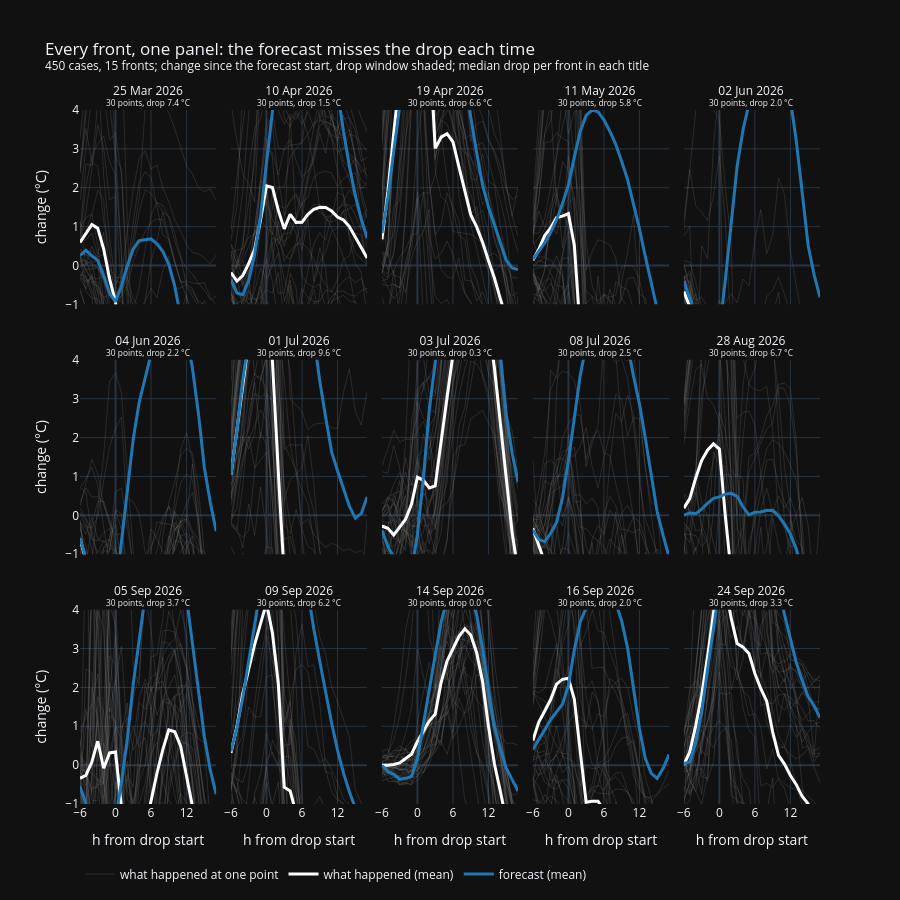

The notebook cell this image was saved under:
### Markdown cell above
### Front by front

One panel per front (in date order), temperature only (setup A; the other setups look almost the same).
Thin grey lines = what happened at each point of that front, white = their mean, blue = the mean forecast.
Same change-since-forecast-start scale in every panel, so fronts of different strength can be compared.

### Code cell
fronts_sorted = sorted(cases.front.unique())
ncol = 5
nrow = int(np.ceil(len(fronts_sorted) / ncol))
fig = make_subplots(rows=nrow, cols=ncol, shared_xaxes=True, shared_yaxes=True, horizontal_spacing=0.02, vertical_spacing=0.08,
                    subplot_titles=[f"{pd.Timestamp(f):%d %b %Y}" for f in fronts_sorted])
for n, f in enumerate(fronts_sorted):
    r, c = n // ncol + 1, n % ncol + 1
    m = (cases.front == f).to_numpy()
    tr, fa = truth[m] - last[m], fc["A"][m, 4] - last[m]
    fig.add_vrect(x0=0, x1=6, fillcolor="#1f77b4", opacity=0.07, line_width=0, row=r, col=c)
    xs = np.r_[np.tile(np.r_[x, np.nan], m.sum())]
    fig.add_trace(go.Scatter(x=xs, y=np.c_[tr, np.full(m.sum(), np.nan)].ravel(), mode="lines",
                             line={"color": "rgba(120,120,120,0.25)", "width": 1}, hoverinfo="skip", showlegend=n == 0,
                             name="what happened at one point"), row=r, col=c)
    fig.add_trace(go.Scatter(x=x, y=tr.mean(0), mode="lines", line={"color": "white", "width": 3}, showlegend=n == 0,
                             name="what happened (mean)", hovertemplate="%{x:+d} h: %{y:+.1f} °C<extra>what happened</extra>"), row=r, col=c)
    fig.add_trace(go.Scatter(x=x, y=fa.mean(0), mode="lines", line={"color": "#1f77b4", "width": 3}, showlegend=n == 0,
                             name="forecast (mean)", hovertemplate="%{x:+d} h: %{y:+.1f} °C<extra>forecast</extra>"), row=r, col=c)
    fig.layout.annotations[n].text = f"{pd.Timestamp(f):%d %b %Y}<br><sup>{m.sum()} points, drop {np.median(real_drop[m]):.1f} °C</sup>"
fig.update_xaxes(dtick=6, range=[x[0], x[-1]])
fig.update_xaxes(title_text="h from drop start", row=nrow)
fig.update_yaxes(title_text="change (°C)", col=1)
fig.update_annotations(font={"size": 12})
fig.update_layout(height=260 * nrow + 120, template="plotly_dark", legend={"orientation": "h", "y": -0.08},
                  title=f"Every front, one panel: the forecast misses the drop each time<br><sup>{len(cases)} cases, {len(fronts_sorted)} fronts; "
                        "change since the forecast start, drop window shaded; median drop per front in each title</sup>",
                  margin={"t": 110})
fig.write_html(FIG / "exp3_fronts_small_multiples.html", include_plotlyjs="cdn")
fig.show()

### Figure 1 — Plotly figure (JSON) as saved in the notebook; plotly's stock layout.template omitted (floating-point values rounded to 4 significant figures; data arrays with more than 128 entries replaced by an {"elided": "..."} marker saying what was removed)
{"data": [{"hoverinfo": "skip", "line": {"color": "rgba(120,120,120,0.25)", "width": 1}, "mode": "lines", "name": "what happened at one point", "showlegend": true, "type": "scatter", "x": {"elided": "750 float values"}, "xaxis": "x", "y": {"elided": "750 float values"}, "yaxis": "y"}, {"hovertemplate": "%{x:+d} h: %{y:+.1f} °C<extra>what happened</extra>", "line": {"color": "white", "width": 3}, "mode": "lines", "name": "what happened (mean)", "showlegend": true, "type": "scatter", "x": [-6, -5, -4, -3, -2, -1, 0, 1, 2, 3, 4, 5, 6, 7, 8, 9, 10, 11, 12, 13, 14, 15, 16, 17], "xaxis": "x", "y": [0.5903, 0.8167, 1.05, 0.955, 0.4223, -0.346, -0.942, -2.218, -3.909, -5.285, -5.44, -5.404, -5.453, -5.52, -5.612, -5.915, -6.234, -6.515, -6.725, -6.817, -6.885, -6.959, -6.983, -7.067], "yaxis": "y"}, {"hovertemplate": "%{x:+d} h: %{y:+.1f} °C<extra>forecast</extra>", "line": {"color": "#1f77b4", "width": 3}, "mode": "lines", "name": "forecast (mean)", "showlegend": true, "type": "scatter", "x": [-6, -5, -4, -3, -2, -1, 0, 1, 2, 3, 4, 5, 6, 7, 8, 9, 10, 11, 12, 13, 14, 15, 16, 17], "xaxis": "x", "y": [0.2581, 0.3898, 0.2499, 0.1297, -0.2673, -0.7116, -0.9353, -0.5289, -0.005469, 0.4297, 0.6384, 0.6697, 0.6832, 0.5555, 0.3579, 0.02556, -0.5332, -1.325, -1.905, -2.068, -1.895, -1.677, -1.283, -1.058], "yaxis": "y"}, {"hoverinfo": "skip", "line": {"color": "rgba(120,120,120,0.25)", "width": 1}, "mode": "lines", "name": "what happened at one point", "showlegend": false, "type": "scatter", "x": {"elided": "750 float values"}, "xaxis": "x2", "y": {"elided": "750 float values"}, "yaxis": "y2"}, {"hovertemplate": "%{x:+d} h: %{y:+.1f} °C<extra>what happened</extra>", "line": {"color": "white", "width": 3}, "mode": "lines", "name": "what happened (mean)", "showlegend": false, "type": "scatter", "x": [-6, -5, -4, -3, -2, -1, 0, 1, 2, 3, 4, 5, 6, 7, 8, 9, 10, 11, 12, 13, 14, 15, 16, 17], "xaxis": "x2", "y": [-0.1813, -0.4017, -0.258, 0.05067, 0.418, 1.18, 2.046, 2.007, 1.415, 0.941, 1.317, 1.109, 1.112, 1.314, 1.447, 1.497, 1.494, 1.401, 1.247, 1.171, 1.001, 0.7307, 0.4353, 0.1937], "yaxis": "y2"}, {"hovertemplate": "%{x:+d} h: %{y:+.1f} °C<extra>forecast</extra>", "line": {"color": "#1f77b4", "width": 3}, "mode": "lines", "name": "forecast (mean)", "showlegend": false, "type": "scatter", "x": [-6, -5, -4, -3, -2, -1, 0, 1, 2, 3, 4, 5, 6, 7, 8, 9, 10, 11, 12, 13, 14, 15, 16, 17], "xaxis": "x2", "y": [-0.3593, -0.7065, -0.7532, -0.3844, 0.2883, 1.277, 2.639, 4.418, 6.123, 7.484, 8.512, 9.203, 9.542, 9.444, 8.919, 8.057, 7.046, 5.793, 4.497, 3.455, 2.559, 1.801, 1.197, 0.7082], "yaxis": "y2"}, {"hoverinfo": "skip", "line": {"color": "rgba(120,120,120,0.25)", "width": 1}, "mode": "lines", "name": "what happened at one point", "showlegend": false, "type": "scatter", "x": {"elided": "750 float values"}, "xaxis": "x3", "y": {"elided": "750 float values"}, "yaxis": "y3"}, {"hovertemplate": "%{x:+d} h: %{y:+.1f} °C<extra>what happened</extra>", "line": {"color": "white", "width": 3}, "mode": "lines", "name": "what happened (mean)", "showlegend": false, "type": "scatter", "x": [-6, -5, -4, -3, -2, -1, 0, 1, 2, 3, 4, 5, 6, 7, 8, 9, 10, 11, 12, 13, 14, 15, 16, 17], "xaxis": "x3", "y": [0.671, 1.893, 3.41, 4.942, 6.571, 7.871, 8.981, 8.356, 5.902, 3.014, 3.301, 3.389, 3.179, 2.545, 1.896, 1.306, 0.9903, 0.5983, 0.1227, -0.3227, -0.8523, -1.377, -1.862, -2.041], "yaxis": "y3"}, {"hovertemplate": "%{x:+d} h: %{y:+.1f} °C<extra>forecast</extra>", "line": {"color": "#1f77b4", "width": 3}, "mode": "lines", "name": "forecast (mean)", "showlegend": false, "type": "scatter", "x": [-6, -5, -4, -3, -2, -1, 0, 1, 2, 3, 4, 5, 6, 7, 8, 9, 10, 11, 12, 13, 14, 15, 16, 17], "xaxis": "x3", "y": [0.83, 1.735, 2.943, 4.349, 5.663, 6.88, 7.892, 8.662, 9.128, 9.294, 9.024, 8.353, 7.329, 6.084, 4.898, 3.819, 2.899, 2.075, 1.502, 1.052, 0.5953, 0.1361, -0.06129, -0.1069], "yaxis": "y3"}, {"hoverinfo": "skip", "line": {"color": "rgba(120,120,120,0.25)", "width": 1}, "mode": "lines", "name": "what happened at one point", "showlegend": false, "type": "scatter", "x": {"elided": "750 float values"}, "xaxis": "x4", "y": {"elided": "750 float values"}, "yaxis": "y4"}, {"hovertemplate": "%{x:+d} h: %{y:+.1f} °C<extra>what happened</extra>", "line": {"color": "white", "width": 3}, "mode": "lines", "name": "what happened (mean)", "showlegend": false, "type": "scatter", "x": [-6, -5, -4, -3, -2, -1, 0, 1, 2, 3, 4, 5, 6, 7, 8, 9, 10, 11, 12, 13, 14, 15, 16, 17], "xaxis": "x4", "y": [0.1357, 0.4173, 0.769, 0.9637, 1.23, 1.27, 1.334, 0.5167, -1.682, -3.496, -3.35, -3.451, -3.493, -3.44, -3.243, -3.115, -3.096, -3.23, -3.801, -4.426, -5.158, -6.091, -6.689, -7.207], "yaxis": "y4"}, {"hovertemplate": "%{x:+d} h: %{y:+.1f} °C<extra>forecast</extra>", "line": {"color": "#1f77b4", "width": 3}, "mode": "lines", "name": "forecast (mean)", "showlegend": false, "type": "scatter", "x": [-6, -5, -4, -3, -2, -1, 0, 1, 2, 3, 4, 5, 6, 7, 8, 9, 10, 11, 12, 13, 14, 15, 16, 17], "xaxis": "x4", "y": [0.1567, 0.3681, 0.5786, 0.8511, 1.172, 1.593, 2.066, 2.787, 3.456, 3.86, 3.997, 3.953, 3.746, 3.454, 3.117, 2.676, 2.21, 1.57, 0.944, 0.2241, -0.4547, -1.131, -1.388, -1.464], "yaxis": "y4"}, {"hoverinfo": "skip", "line": {"color": "rgba(120,120,120,0.25)", "width": 1}, "mode": "lines", "name": "what happened at one point", "showlegend": false, "type": "scatter", "x": {"elided": "750 float values"}, "xaxis": "x5", "y": {"elided": "750 float values"}, "yaxis": "y5"}, {"hovertemplate": "%{x:+d} h: %{y:+.1f} °C<extra>what happened</extra>", "line": {"color": "white", "width": 3}, "mode": "lines", "name": "what happened (mean)", "showlegend": false, "type": "scatter", "x": [-6, -5, -4, -3, -2, -1, 0, 1, 2, 3, 4, 5, 6, 7, 8, 9, 10, 11, 12, 13, 14, 15, 16, 17], "xaxis": "x5", "y": [-0.67, -1.056, -1.704, -2.029, -2.343, -2.438, -2.48, -3.307, -3.931, -4.675, -4.664, -4.46, -4.352, -3.939, -3.635, -3.307, -3.087, -3.301, -3.539, -3.678, -4.205, -4.713, -5.115, -5.459], "yaxis": "y5"}, {"hovertemplate": "%{x:+d} h: %{y:+.1f} °C<extra>forecast</extra>", "line": {"color": "#1f77b4", "width": 3}, "mode": "lines", "name": "forecast (mean)", "showlegend": false, "type": "scatter", "x": [-6, -5, -4, -3, -2, -1, 0, 1, 2, 3, 4, 5, 6, 7, 8, 9, 10, 11, 12, 13, 14, 15, 16, 17], "xaxis": "x5", "y": [-0.4123, -0.8216, -1.212, -1.639, -2.149, -2.327, -1.703, -0.3848, 1.165, 2.552, 3.493, 4.175, 4.825, 5.176, 5.436, 5.575, 5.415, 4.952, 4.279, 3.193, 1.863, 0.5072, -0.2368, -0.8197], "yaxis": "y5"}, {"hoverinfo": "skip", "line": {"color": "rgba(120,120,120,0.25)", "width": 1}, "mode": "lines", "name": "what happened at one point", "showlegend": false, "type": "scatter", "x": {"elided": "750 float values"}, "xaxis": "x6", "y": {"elided": "750 float values"}, "yaxis": "y6"}, {"hovertemplate": "%{x:+d} h: %{y:+.1f} °C<extra>what happened</extra>", "line": {"color": "white", "width": 3}, "mode": "lines", "name": "what happened (mean)", "showlegend": false, "type": "scatter", "x": [-6, -5, -4, -3, -2, -1, 0, 1, 2, 3, 4, 5, 6, 7, 8, 9, 10, 11, 12, 13, 14, 15, 16, 17], "xaxis": "x6", "y": [-0.6057, -1.152, -1.449, -1.759, -1.897, -2.076, -2.204, -2.766, -3.568, -4.312, -4.344, -4.298, -4.044, -3.718, -3.342, -2.785, -2.326, -2.053, -1.981, -2.131, -2.662, -3.438, -4.06, -4.514], "yaxis": "y6"}, {"hovertemplate": "%{x:+d} h: %{y:+.1f} °C<extra>forecast</extra>", "line": {"color": "#1f77b4", "width": 3}, "mode": "lines", "name": "forecast (mean)", "showlegend": false, "type": "scatter", "x": [-6, -5, -4, -3, -2, -1, 0, 1, 2, 3, 4, 5, 6, 7, 8, 9, 10, 11, 12, 13, 14, 15, 16, 17], "xaxis": "x6", "y": [-0.5955, -1.182, -1.723, -2.144, -2.468, -2.538, -2.018, -0.7027, 0.7543, 1.971, 2.91, 3.598, 4.271, 4.765, 5.144, 5.436, 5.466, 5.145, 4.649, 3.775, 2.627, 1.229, 0.3425, -0.4116], "yaxis": "y6"}, {"hoverinfo": "skip", "line": {"color": "rgba(120,120,120,0.25)", "width": 1}, "mode": "lines", "name": "what happened at one point", "showlegend": false, "type": "scatter", "x": {"elided": "750 float values"}, "xaxis": "x7", "y": {"elided": "750 float values"}, "yaxis": "y7"}, {"hovertemplate": "%{x:+d} h: %{y:+.1f} °C<extra>what happened</extra>", "line": {"color": "white", "width": 3}, "mode": "lines", "name": "what happened (mean)", "showlegend": false, "type": "scatter", "x": [-6, -5, -4, -3, -2, -1, 0, 1, 2, 3, 4, 5, 6, 7, 8, 9, 10, 11, 12, 13, 14, 15, 16, 17], "xaxis": "x7", "y": [1.041, 2.215, 3.429, 4.499, 5.388, 5.925, 6.05, 3.979, 1.11, -1.565, -2.395, -2.899, -3.399, -3.776, -4.058, -4.38, -4.52, -4.742, -4.786, -4.847, -4.956, -4.98, -4.934, -4.698], "yaxis": "y7"}, {"hovertemplate": "%{x:+d} h: %{y:+.1f} °C<extra>forecast</extra>", "line": {"color": "#1f77b4", "width": 3}, "mode": "lines", "name": "forecast (mean)", "showlegend": false, "type": "scatter", "x": [-6, -5, -4, -3, -2, -1, 0, 1, 2, 3, 4, 5, 6, 7, 8, 9, 10, 11, 12, 13, 14, 15, 16, 17], "xaxis": "x7", "y": [1.04, 2.175, 3.484, 4.759, 5.845, 6.849, 7.689, 8.29, 8.621, 8.567, 8.166, 7.576, 6.855, 5.75, 4.585, 3.447, 2.522, 1.633, 1.145, 0.6656, 0.2344, -0.07093, 0.04255, 0.4717], "yaxis": "y7"}, {"hoverinfo": "skip", "line": {"color": "rgba(120,120,120,0.25)", "width": 1}, "mode": "lines", "name": "what happened at one point", "showlegend": false, "type": "scatter", "x": {"elided": "750 float values"}, "xaxis": "x8", "y": {"elided": "750 float values"}, "yaxis": "y8"}, {"hovertemplate": "%{x:+d} h: %{y:+.1f} °C<extra>what happened</extra>", "line": {"color": "white", "width": 3}, "mode": "lines", "name": "what happened (mean)", "showlegend": false, "type": "scatter", "x": [-6, -5, -4, -3, -2, -1, 0, 1, 2, 3, 4, 5, 6, 7, 8, 9, 10, 11, 12, 13, 14, 15, 16, 17], "xaxis": "x8", "y": [-0.2753, -0.3347, -0.507, -0.3163, -0.1023, 0.2803, 0.9777, 0.9007, 0.7047, 0.7563, 1.83, 3.033, 4.15, 4.906, 5.47, 5.776, 5.858, 5.564, 4.924, 3.796, 2.41, 0.8863, -0.4513, -1.448], "yaxis": "y8"}, {"hovertemplate": "%{x:+d} h: %{y:+.1f} °C<extra>forecast</extra>", "line": {"color": "#1f77b4", "width": 3}, "mode": "lines", "name": "forecast (mean)", "showlegend": false, "type": "scatter", "x": [-6, -5, -4, -3, -2, -1, 0, 1, 2, 3, 4, 5, 6, 7, 8, 9, 10, 11, 12, 13, 14, 15, 16, 17], "xaxis": "x8", "y": [-0.387, -0.7982, -1.088, -1.401, -1.534, -1.388, -0.5068, 0.9646, 2.721, 4.222, 5.54, 6.574, 7.535, 8.155, 8.48, 8.648, 8.434, 7.859, 6.955, 5.67, 4.15, 2.6, 1.595, 0.8505], "yaxis": "y8"}, {"hoverinfo": "skip", "line": {"color": "rgba(120,120,120,0.25)", "width": 1}, "mode": "lines", "name": "what happened at one point", "showlegend": false, "type": "scatter", "x": {"elided": "750 float values"}, "xaxis": "x9", "y": {"elided": "750 float values"}, "yaxis": "y9"}, {"hovertemplate": "%{x:+d} h: %{y:+.1f} °C<extra>what happened</extra>", "line": {"color": "white", "width": 3}, "mode": "lines", "name": "what happened (mean)", "showlegend": false, "type": "scatter", "x": [-6, -5, -4, -3, -2, -1, 0, 1, 2, 3, 4, 5, 6, 7, 8, 9, 10, 11, 12, 13, 14, 15, 16, 17], "xaxis": "x9", "y": [-0.3397, -0.8183, -1.208, -1.239, -1.404, -1.574, -1.179, -1.732, -2.58, -3.39, -3.054, -2.861, -2.506, -2.139, -1.764, -1.757, -1.791, -1.89, -2.341, -2.859, -3.525, -4.119, -4.716, -5.182], "yaxis": "y9"}, {"hovertemplate": "%{x:+d} h: %{y:+.1f} °C<extra>forecast</extra>", "line": {"color": "#1f77b4", "width": 3}, "mode": "lines", "name": "forecast (mean)", "showlegend": false, "type": "scatter", "x": [-6, -5, -4, -3, -2, -1, 0, 1, 2, 3, 4, 5, 6, 7, 8, 9, 10, 11, 12, 13, 14, 15, 16, 17], "xaxis": "x9", "y": [-0.3789, -0.6233, -0.6776, -0.4635, -0.1776, 0.4432, 1.397, 2.512, 3.608, 4.351, 4.99, 5.382, 5.703, 5.671, 5.419, 4.94, 4.38, 3.58, 2.867, 1.978, 1.003, 0.08449, -0.5185, -1.069], "yaxis": "y9"}, {"hoverinfo": "skip", "line": {"color": "rgba(120,120,120,0.25)", "width": 1}, "mode": "lines", "name": "what happened at one point", "showlegend": false, "type": "scatter", "x": {"elided": "750 float values"}, "xaxis": "x10", "y": {"elided": "750 float values"}, "yaxis": "y10"}, {"hovertemplate": "%{x:+d} h: %{y:+.1f} °C<extra>what happened</extra>", "line": {"color": "white", "width": 3}, "mode": "lines", "name": "what happened (mean)", "showlegend": false, "type": "scatter", "x": [-6, -5, -4, -3, -2, -1, 0, 1, 2, 3, 4, 5, 6, 7, 8, 9, 10, 11, 12, 13, 14, 15, 16, 17], "xaxis": "x10", "y": [0.1857, 0.4293, 0.9557, 1.407, 1.674, 1.837, 1.706, -0.003, -1.488, -3.957, -3.887, -3.74, -3.408, -3.037, -3.172, -3.412, -4.072, -4.543, -4.695, -5.198, -5.52, -6.079, -6.113, -6.024], "yaxis": "y10"}, {"hovertemplate": "%{x:+d} h: %{y:+.1f} °C<extra>forecast</extra>", "line": {"color": "#1f77b4", "width": 3}, "mode": "lines", "name": "forecast (mean)", "showlegend": false, "type": "scatter", "x": [-6, -5, -4, -3, -2, -1, 0, 1, 2, 3, 4, 5, 6, 7, 8, 9, 10, 11, 12, 13, 14, 15, 16, 17], "xaxis": "x10", "y": [0.004902, 0.05649, 0.04392, 0.1581, 0.3039, 0.4368, 0.4751, 0.5448, 0.5661, 0.4874, 0.2121, 0.008948, 0.07723, 0.08413, 0.1311, 0.1261, -0.01213, -0.2231, -0.4842, -0.8694, -1.401, -1.745, -1.754, -1.711], "yaxis": "y10"}, {"hoverinfo": "skip", "line": {"color": "rgba(120,120,120,0.25)", "width": 1}, "mode": "lines", "name": "what happened at one point", "showlegend": false, "type": "scatter", "x": {"elided": "750 float values"}, "xaxis": "x11", "y": {"elided": "750 float values"}, "yaxis": "y11"}, {"hovertemplate": "%{x:+d} h: %{y:+.1f} °C<extra>what happened</extra>", "line": {"color": "white", "width": 3}, "mode": "lines", "name": "what happened (mean)", "showlegend": false, "type": "scatter", "x": [-6, -5, -4, -3, -2, -1, 0, 1, 2, 3, 4, 5, 6, 7, 8, 9, 10, 11, 12, 13, 14, 15, 16, 17], "xaxis": "x11", "y": [-0.3383, -0.2633, 0.081, 0.6157, -0.08033, 0.314, 0.3383, -1.343, -2.515, -3.253, -2.472, -1.655, -0.9203, -0.208, 0.4047, 0.9083, 0.8603, 0.487, -0.3447, -1.297, -2.063, -2.939, -3.62, -4.161], "yaxis": "y11"}, {"hovertemplate": "%{x:+d} h: %{y:+.1f} °C<extra>forecast</extra>", "line": {"color": "#1f77b4", "width": 3}, "mode": "lines", "name": "forecast (mean)", "showlegend": false, "type": "scatter", "x": [-6, -5, -4, -3, -2, -1, 0, 1, 2, 3, 4, 5, 6, 7, 8, 9, 10, 11, 12, 13, 14, 15, 16, 17], "xaxis": "x11", "y": [-0.551, -1.015, -1.447, -1.766, -1.961, -1.919, -1.414, -0.4369, 0.6803, 2.097, 3.437, 4.636, 5.484, 6.089, 6.458, 6.525, 6.102, 5.272, 4.309, 3.12, 1.982, 0.7373, -0.1232, -0.7493], "yaxis": "y11"}, {"hoverinfo": "skip", "line": {"color": "rgba(120,120,120,0.25)", "width": 1}, "mode": "lines", "name": "what happened at one point", "showlegend": false, "type": "scatter", "x": {"elided": "750 float values"}, "xaxis": "x12", "y": {"elided": "750 float values"}, "yaxis": "y12"}, {"hovertemplate": "%{x:+d} h: %{y:+.1f} °C<extra>what happened</extra>", "line": {"color": "white", "width": 3}, "mode": "lines", "name": "what happened (mean)", "showlegend": false, "type": "scatter", "x": [-6, -5, -4, -3, -2, -1, 0, 1, 2, 3, 4, 5, 6, 7, 8, 9, 10, 11, 12, 13, 14, 15, 16, 17], "xaxis": "x12", "y": [0.317, 0.989, 1.842, 2.495, 3.104, 3.64, 4.174, 3.403, 2.097, -0.5677, -0.667, -1.234, -2.131, -2.957, -3.509, -4.046, -4.425, -4.921, -5.326, -5.594, -5.978, -6.283, -6.441, -6.483], "yaxis": "y12"}, {"hovertemplate": "%{x:+d} h: %{y:+.1f} °C<extra>forecast</extra>", "line": {"color": "#1f77b4", "width": 3}, "mode": "lines", "name": "forecast (mean)", "showlegend": false, "type": "scatter", "x": [-6, -5, -4, -3, -2, -1, 0, 1, 2, 3, 4, 5, 6, 7, 8, 9, 10, 11, 12, 13, 14, 15, 16, 17], "xaxis": "x12", "y": [0.3513, 0.9592, 1.741, 2.697, 3.695, 4.617, 5.492, 6.316, 6.809, 6.965, 6.826, 6.294, 5.457, 4.445, 3.495, 2.672, 1.867, 1.084, 0.3845, -0.1998, -0.685, -1.102, -1.336, -1.368], "yaxis": "y12"}, {"hoverinfo": "skip", "line": {"color": "rgba(120,120,120,0.25)", "width": 1}, "mode": "lines", "name": "what happened at one point", "showlegend": false, "type": "scatter", "x": {"elided": "750 float values"}, "xaxis": "x13", "y": {"elided": "750 float values"}, "yaxis": "y13"}, {"hovertemplate": "%{x:+d} h: %{y:+.1f} °C<extra>what happened</extra>", "line": {"color": "white", "width": 3}, "mode": "lines", "name": "what happened (mean)", "showlegend": false, "type": "scatter", "x": [-6, -5, -4, -3, -2, -1, 0, 1, 2, 3, 4, 5, 6, 7, 8, 9, 10, 11, 12, 13, 14, 15, 16, 17], "xaxis": "x13", "y": [9.537e-08, -0.005333, 0.01667, 0.058, 0.1687, 0.2817, 0.608, 0.8863, 1.135, 1.312, 2.13, 2.678, 3.003, 3.31, 3.509, 3.348, 2.895, 2.149, 1.002, 0.03433, -0.6727, -1.503, -2.156, -2.639], "yaxis": "y13"}, {"hovertemplate": "%{x:+d} h: %{y:+.1f} °C<extra>forecast</extra>", "line": {"color": "#1f77b4", "width": 3}, "mode": "lines", "name": "forecast (mean)", "showlegend": false, "type": "scatter", "x": [-6, -5, -4, -3, -2, -1, 0, 1, 2, 3, 4, 5, 6, 7, 8, 9, 10, 11, 12, 13, 14, 15, 16, 17], "xaxis": "x13", "y": [-0.004158, -0.1638, -0.2357, -0.3672, -0.3401, -0.2905, 0.1739, 1.083, 2.0, 2.83, 3.678, 4.268, 4.646, 4.78, 4.7, 4.359, 3.869, 3.012, 1.932, 0.9923, 0.422, -0.08016, -0.3723, -0.6648], "yaxis": "y13"}, {"hoverinfo": "skip", "line": {"color": "rgba(120,120,120,0.25)", "width": 1}, "mode": "lines", "name": "what happened at one point", "showlegend": false, "type": "scatter", "x": {"elided": "750 float values"}, "xaxis": "x14", "y": {"elided": "750 float values"}, "yaxis": "y14"}, {"hovertemplate": "%{x:+d} h: %{y:+.1f} °C<extra>what happened</extra>", "line": {"color": "white", "width": 3}, "mode": "lines", "name": "what happened (mean)", "showlegend": false, "type": "scatter", "x": [-6, -5, -4, -3, -2, -1, 0, 1, 2, 3, 4, 5, 6, 7, 8, 9, 10, 11, 12, 13, 14, 15, 16, 17], "xaxis": "x14", "y": [0.6337, 1.11, 1.394, 1.689, 2.084, 2.207, 2.234, 1.697, 0.3523, -0.9537, -0.9303, -0.9313, -1.146, -1.576, -1.828, -2.104, -2.542, -3.017, -3.494, -4.009, -4.363, -4.617, -4.808, -4.915], "yaxis": "y14"}, {"hovertemplate": "%{x:+d} h: %{y:+.1f} °C<extra>forecast</extra>", "line": {"color": "#1f77b4", "width": 3}, "mode": "lines", "name": "forecast (mean)", "showlegend": false, "type": "scatter", "x": [-6, -5, -4, -3, -2, -1, 0, 1, 2, 3, 4, 5, 6, 7, 8, 9, 10, 11, 12, 13, 14, 15, 16, 17], "xaxis": "x14", "y": [0.4041, 0.6744, 0.9113, 1.172, 1.383, 1.568, 2.05, 2.966, 3.686, 4.05, 4.197, 4.37, 4.479, 4.373, 4.173, 3.713, 3.011, 2.011, 0.9353, 0.166, -0.2123, -0.3405, -0.08028, 0.2763], "yaxis": "y14"}, {"hoverinfo": "skip", "line": {"color": "rgba(120,120,120,0.25)", "width": 1}, "mode": "lines", "name": "what happened at one point", "showlegend": false, "type": "scatter", "x": {"elided": "750 float values"}, "xaxis": "x15", "y": {"elided": "750 float values"}, "yaxis": "y15"}, {"hovertemplate": "%{x:+d} h: %{y:+.1f} °C<extra>what happened</extra>", "line": {"color": "white", "width": 3}, "mode": "lines", "name": "what happened (mean)", "showlegend": false, "type": "scatter", "x": [-6, -5, -4, -3, -2, -1, 0, 1, 2, 3, 4, 5, 6, 7, 8, 9, 10, 11, 12, 13, 14, 15, 16, 17], "xaxis": "x15", "y": [0.008, 0.3393, 1.012, 1.799, 2.773, 3.941, 5.05, 4.645, 3.776, 3.131, 3.037, 2.872, 2.359, 1.966, 1.646, 0.8523, 0.2503, 0.028, -0.2663, -0.5033, -0.8083, -0.999, -1.24, -1.21], "yaxis": "y15"}, {"hovertemplate": "%{x:+d} h: %{y:+.1f} °C<extra>forecast</extra>", "line": {"color": "#1f77b4", "width": 3}, "mode": "lines", "name": "forecast (mean)", "showlegend": false, "type": "scatter", "x": [-6, -5, -4, -3, -2, -1, 0, 1, 2, 3, 4, 5, 6, 7, 8, 9, 10, 11, 12, 13, 14, 15, 16, 17], "xaxis": "x15", "y": [0.0442, 0.08037, 0.5822, 1.352, 2.465, 3.753, 5.133, 6.472, 7.559, 8.398, 8.738, 8.731, 8.321, 7.47, 6.515, 5.555, 4.664, 3.87, 3.226, 2.636, 2.168, 1.758, 1.529, 1.225], "yaxis": "y15"}], "layout": {"annotations": [{"font": {"size": 12}, "showarrow": false, "text": "25 Mar 2026<br><sup>30 points, drop 7.4 °C</sup>", "x": 0.092, "xanchor": "center", "xref": "paper", "y": 1.0, "yanchor": "bottom", "yref": "paper"}, {"font": {"size": 12}, "showarrow": false, "text": "10 Apr 2026<br><sup>30 points, drop 1.5 °C</sup>", "x": 0.296, "xanchor": "center", "xref": "paper", "y": 1.0, "yanchor": "bottom", "yref": "paper"}, {"font": {"size": 12}, "showarrow": false, "text": "19 Apr 2026<br><sup>30 points, drop 6.6 °C</sup>", "x": 0.5, "xanchor": "center", "xref": "paper", "y": 1.0, "yanchor": "bottom", "yref": "paper"}, {"font": {"size": 12}, "showarrow": false, "text": "11 May 2026<br><sup>30 points, drop 5.8 °C</sup>", "x": 0.704, "xanchor": "center", "xref": "paper", "y": 1.0, "yanchor": "bottom", "yref": "paper"}, {"font": {"size": 12}, "showarrow": false, "text": "02 Jun 2026<br><sup>30 points, drop 2.0 °C</sup>", "x": 0.908, "xanchor": "center", "xref": "paper", "y": 1.0, "yanchor": "bottom", "yref": "paper"}, {"font": {"size": 12}, "showarrow": false, "text": "04 Jun 2026<br><sup>30 points, drop 2.2 °C</sup>", "x": 0.092, "xanchor": "center", "xref": "paper", "y": 0.64, "yanchor": "bottom", "yref": "paper"}, {"font": {"size": 12}, "showarrow": false, "text": "01 Jul 2026<br><sup>30 points, drop 9.6 °C</sup>", "x": 0.296, "xanchor": "center", "xref": "paper", "y": 0.64, "yanchor": "bottom", "yref": "paper"}, {"font": {"size": 12}, "showarrow": false, "text": "03 Jul 2026<br><sup>30 points, drop 0.3 °C</sup>", "x": 0.5, "xanchor": "center", "xref": "paper", "y": 0.64, "yanchor": "bottom", "yref": "paper"}, {"font": {"size": 12}, "showarrow": false, "text": "08 Jul 2026<br><sup>30 points, drop 2.5 °C</sup>", "x": 0.704, "xanchor": "center", "xref": "paper", "y": 0.64, "yanchor": "bottom", "yref": "paper"}, {"font": {"size": 12}, "showarrow": false, "text": "28 Aug 2026<br><sup>30 points, drop 6.7 °C</sup>", "x": 0.908, "xanchor": "center", "xref": "paper", "y": 0.64, "yanchor": "bottom", "yref": "paper"}, {"font": {"size": 12}, "showarrow": false, "text": "05 Sep 2026<br><sup>30 points, drop 3.7 °C</sup>", "x": 0.092, "xanchor": "center", "xref": "paper", "y": 0.28, "yanchor": "bottom", "yref": "paper"}, {"font": {"size": 12}, "showarrow": false, "text": "09 Sep 2026<br><sup>30 points, drop 6.2 °C</sup>", "x": 0.296, "xanchor": "center", "xref": "paper", "y": 0.28, "yanchor": "bottom", "yref": "paper"}, {"font": {"size": 12}, "showarrow": false, "text": "14 Sep 2026<br><sup>30 points, drop 0.0 °C</sup>", "x": 0.5, "xanchor": "center", "xref": "paper", "y": 0.28, "yanchor": "bottom", "yref": "paper"}, {"font": {"size": 12}, "showarrow": false, "text": "16 Sep 2026<br><sup>30 points, drop 2.0 °C</sup>", "x": 0.704, "xanchor": "center", "xref": "paper", "y": 0.28, "yanchor": "bottom", "yref": "paper"}, {"font": {"size": 12}, "showarrow": false, "text": "24 Sep 2026<br><sup>30 points, drop 3.3 °C</sup>", "x": 0.908, "xanchor": "center", "xref": "paper", "y": 0.28, "yanchor": "bottom", "yref": "paper"}], "height": 900, "legend": {"orientation": "h", "y": -0.08}, "margin": {"t": 110}, "title": {"text": "Every front, one panel: the forecast misses the drop each time<br><sup>450 cases, 15 fronts; change since the forecast start, drop window shaded; median drop per front in each title</sup>"}, "xaxis": {"anchor": "y", "domain": [0.0, 0.184], "dtick": 6, "matches": "x11", "range": [-6, 17], "showticklabels": false}, "xaxis10": {"anchor": "y10", "domain": [0.816, 1.0], "dtick": 6, "matches": "x15", "range": [-6, 17], "showticklabels": false}, "xaxis11": {"anchor": "y11", "domain": [0.0, 0.184], "dtick": 6, "range": [-6, 17], "title": {"text": "h from drop start"}}, "xaxis12": {"anchor": "y12", "domain": [0.204, 0.388], "dtick": 6, "range": [-6, 17], "title": {"text": "h from drop start"}}, "xaxis13": {"anchor": "y13", "domain": [0.408, 0.592], "dtick": 6, "range": [-6, 17], "title": {"text": "h from drop start"}}, "xaxis14": {"anchor": "y14", "domain": [0.612, 0.796], "dtick": 6, "range": [-6, 17], "title": {"text": "h from drop start"}}, "xaxis15": {"anchor": "y15", "domain": [0.816, 1.0], "dtick": 6, "range": [-6, 17], "title": {"text": "h from drop start"}}, "xaxis2": {"anchor": "y2", "domain": [0.204, 0.388], "dtick": 6, "matches": "x12", "range": [-6, 17], "showticklabels": false}, "xaxis3": {"anchor": "y3", "domain": [0.408, 0.592], "dtick": 6, "matches": "x13", "range": [-6, 17], "showticklabels": false}, "xaxis4": {"anchor": "y4", "domain": [0.612, 0.796], "dtick": 6, "matches": "x14", "range": [-6, 17], "showticklabels": false}, "xaxis5": {"anchor": "y5", "domain": [0.816, 1.0], "dtick": 6, "matches": "x15", "range": [-6, 17], "showticklabels": false}, "xaxis6": {"anchor": "y6", "domain": [0.0, 0.184], "dtick": 6, "matches": "x11", "range": [-6, 17], "showticklabels": false}, "xaxis7": {"anchor": "y7", "domain": [0.204, 0.388], "dtick": 6, "matches": "x12", "range": [-6, 17], "showticklabels": false}, "xaxis8": {"anchor": "y8", "domain": [0.408, 0.592], "dtick": 6, "matches": "x13", "range": [-6, 17], "showticklabels": false}, "xaxis9": {"anchor": "y9", "domain": [0.612, 0.796], "dtick": 6, "matches": "x14", "range": [-6, 17], "showticklabels": false}, "yaxis": {"anchor": "x", "domain": [0.72, 1.0], "title": {"text": "change (°C)"}}, "yaxis10": {"anchor": "x10", "domain": [0.36, 0.64], "matches": "y6", "showticklabels": false}, "yaxis11": {"anchor": "x11", "domain": [0.0, 0.28], "title": {"text": "change (°C)"}}, "yaxis12": {"anchor": "x12", "domain": [0.0, 0.28], "matches": "y11", "showticklabels": false}, "yaxis13": {"anchor": "x13", "domain": [0.0, 0.28], "matches": "y11", "showticklabels": false}, "yaxis14": {"anchor": "x14", "domain": [0.0, 0.28], "matches": "y11", "showticklabels": false}, "yaxis15": {"anchor": "x15", "domain": [0.0, 0.28], "matches": "y11", "showticklabels": false}, "yaxis2": {"anchor": "x2", "domain": [0.72, 1.0], "matches": "y", "showticklabels": false}, "yaxis3": {"anchor": "x3", "domain": [0.72, 1.0], "matches": "y", "showticklabels": false}, "yaxis4": {"anchor": "x4", "domain": [0.72, 1.0], "matches": "y", "showticklabels": false}, "yaxis5": {"anchor": "x5", "domain": [0.72, 1.0], "matches": "y", "showticklabels": false}, "yaxis6": {"anchor": "x6", "domain": [0.36, 0.64], "title": {"text": "change (°C)"}}, "yaxis7": {"anchor": "x7", "domain": [0.36, 0.64], "matches": "y6", "showticklabels": false}, "yaxis8": {"anchor": "x8", "domain": [0.36, 0.64], "matches": "y6", "showticklabels": false}, "yaxis9": {"anchor": "x9", "domain": [0.36, 0.64], "matches": "y6", "showticklabels": false}}}
